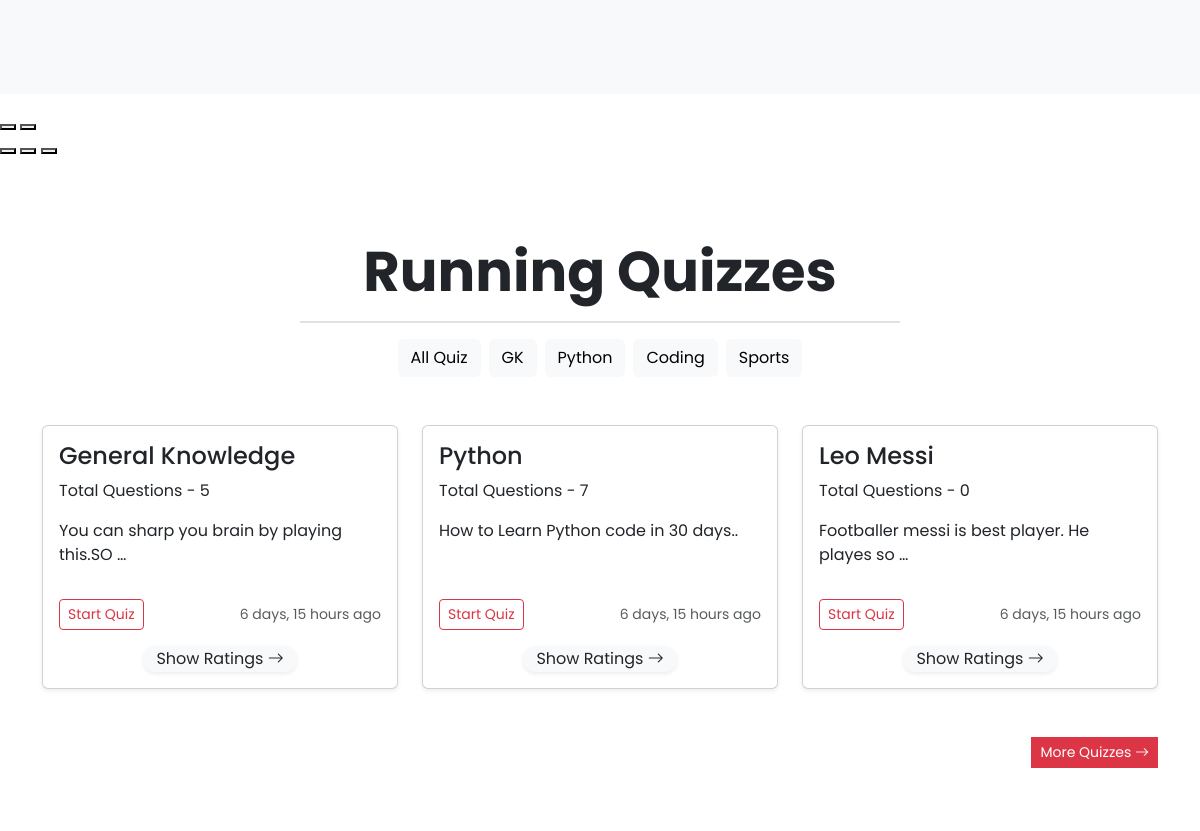
The app's page / (middle part), older data.
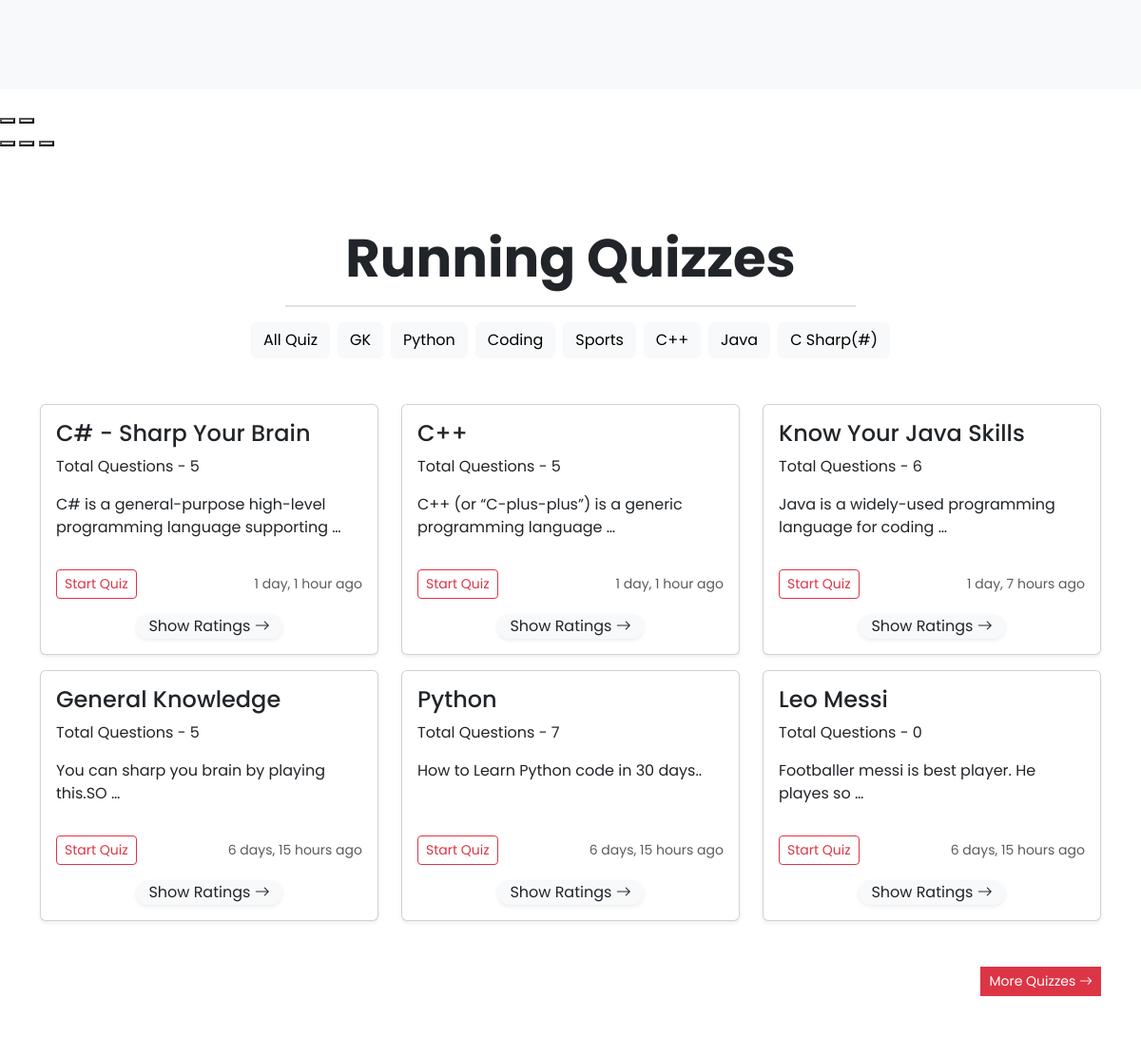
The same page, newer data.
### category/models.py (models this page shows, shortened)
class Category(models.Model):
    name = models.CharField(max_length=25)
    slug = models.SlugField(max_length=25,unique=True, null=True, blank=True)

### quiz/models.py (models this page shows, shortened)
class Quiz(models.Model):
    title = models.CharField(max_length=250)
    description = models.TextField()
    category = models.ForeignKey(Category, on_delete = models.CASCADE)
    created_at = models.DateTimeField(auto_now_add=True)
    updated_at = models.DateTimeField(auto_now=True)

### Quizistic/views.py (the view)
# urls.py: 2. Add a URL to urlpatterns:  path('', views.home, name='home')
def home (request,category_slug=None):
    quizzes = Quiz.objects.order_by('-created_at')
    categories = Category.objects.all()
    if category_slug is not None:
        category = Category.objects.get(slug = category_slug)
        quizzes = Quiz.objects.filter(category = category)
    categories = Category.objects.all()
    context ={"quizzes":quizzes, "categories":categories}
    return render(request,'home.html',context)

### templates/home.html (shortened to what this page needs)
{% extends 'base.html' %}
{% load static %}
{% block content %}
<div class="swiffy-slider  slider-nav-animation slider-nav-animation-fadein slider-item-first-visible slider-nav-round slider-indicators-outside slider-indicators-round slider-indicators-dark slider-nav-autoplay slider-nav-autopause "
    id="swiffy-animation" data-slider-nav-autoplay-interval="4000">
    <ul class="slider-container bg-body-tertiary py-5" id="container1">
    </ul>
    <button type="button" class="slider-nav" aria-label="Go to previous"></button>
    <button type="button" class="slider-nav slider-nav-next" aria-label="Go to next"></button>
    <div class="slider-indicators">
        <button aria-label="Go to slide" class="active "></button>
        <button aria-label=" Go to slide"></button>
        <button aria-label="Go to slide"></button>
    </div>
</div>
<section class="my-5 pb-5">
    <div class="d-flex justify-content-center ">
        <h1 class="display-4 fw-bold border-bottom  border-2 text-center my-3 w-50 py-3">Running Quizzes</h1>
    </div>
    <div class="container">
        <div class="d-flex flex-wrap gap-2 justify-content-center ">
            <a href="{% url 'home' %}" class="btn btn-light ">All Quiz</a>
            {% for cat in categories %}
            <a href="{% url 'home_cat' cat.slug %}" class="btn btn-light ">{{cat.name}}</a>
            {% endfor %}
        </div>
    </div>
    <div class="container mt-5">
        {% if quizzes|length > 0 %}
        <div class="row row-cols-1 row-cols-sm-1 row-cols-md-2 row-cols-lg-3 gy-3">
            {% for quiz in quizzes %}
            <div class="col">
                <div class=" card shadow-sm px-0 h-100">
                    <div class="card-body">
                        <h4>{{quiz.title}}</h4>
                        <p class="card-text">Total Questions - {{quiz.question_set.count}}</p>
                        <p class="card-text">{{quiz.description | truncatewords:8}}</p>
                    </div>
                    <div class="card-footer bg-transparent border-0 my-2">
                        <div class="d-flex justify-content-between align-items-center">
                            <div class="btn-group">
                                {% if user.is_authenticated %}
                                <a href="{% url 'question' quiz.id %}" type="button"
                                    class="btn btn-sm btn-outline-danger">Start
                                    Quiz</a>
                                {% else %}
                                <a href="{% url 'login' %}" type="button" class="btn btn-sm btn-outline-danger">Start
                                    Quiz</a>
                                {% endif %}
                            </div>
                            <small class="text-body-secondary">{{quiz.created_at | timesince}} ago</small>
                        </div>
                        <div class="d-flex justify-content-center mt-3">
                            <a href="{% url 'ratings' quiz.id %}"
                                class="text-dark mx-auto btn bg-body-tertiary  shadow-sm rounded-pill py-0  text-decoration-none">
                                Show Ratings <i class="bi bi-arrow-right"></i>
                            </a>
                        </div>
                    </div>
                </div>
            </div>
            {% endfor %}
        </div>
        {% else %}
        <h3 class="text-danger fw-bolder text-center">There is no Quiz available for this Category.</h3>
        {% endif %}
    </div>
    <div class="container  my-5"><a href="{% url 'all_quiz' %}" class="btn btn-sm btn-danger rounded-0 float-end">More
            Quizzes <i class="bi bi-arrow-right "></i></a>
    </div>
</section>
{% endblock %}

### templates/base.html (shortened to what this page needs)
{% load static %}
<!DOCTYPE html>
<html lang="en">
<head>
    <link href="https://cdn.jsdelivr.net/npm/bootstrap@5.3.2/dist/css/bootstrap.min.css" rel="stylesheet"
>
    <link rel="stylesheet" href="{% static 'css/style.css' %}">
    <link rel="stylesheet" href="https://cdn.jsdelivr.net/npm/bootstrap-icons@1.11.3/font/bootstrap-icons.min.css">
    <link href="https://cdn.jsdelivr.net/npm/swiffy-slider@1.6.0/dist/css/swiffy-slider.min.css" rel="stylesheet"
>
</head>
<body>
    <section class="">
        {% block content %}
        {% endblock %}
    </section>
</body>
</html>

### templates/navbar.html (shortened to what this page needs)
{% load static %}

### static/css/style.css (style rules this page uses)
body { font-family: poppins; }

Row changes from the older to the newer data that the page shows:
added Category: name "C++"
added Category: name "Java"
added Category: name "C Sharp(#)"
added Quiz: title "C# - Sharp Your Brain", question_set.count "5", description "C# is a general-purpose high-level programming language supporting …", created_at "1 day, 1 hour"
added Quiz: title "C++", question_set.count "5", description "C++ (or “C-plus-plus”) is a generic programming language …", created_at "1 day, 1 hour"
added Quiz: title "Know Your Java Skills", question_set.count "6", description "Java is a widely-used programming language for coding …", created_at "1 day, 7 hours"
